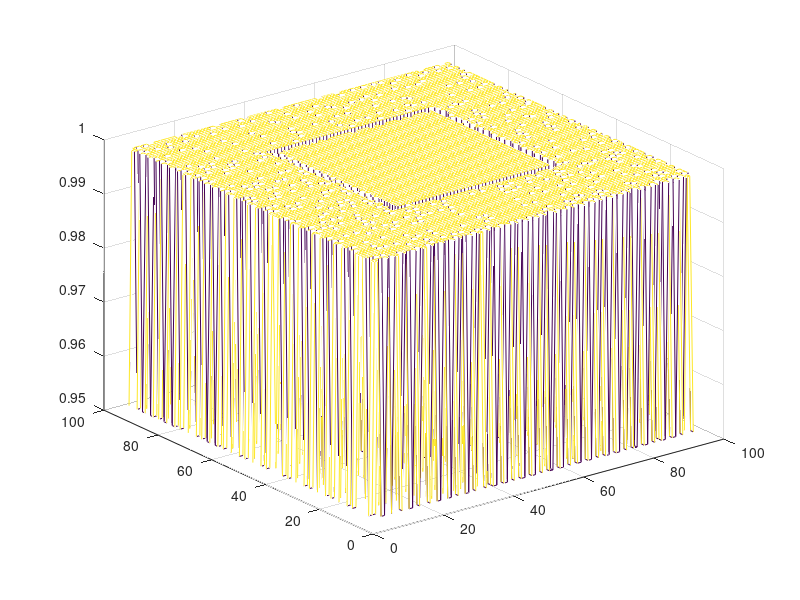

Source code (MATLAB):
gaborResponse=[
1 1 0.9525 0.9525 1 0.9525 1 1 0.9525 1 0.9525 0.9525 1 0.9525 1 1 0.9525 1 0.9525 0.9525 1 0.9525 0.9525 1 0.9525 1 0.9525 0.9525 1 0.9525 1 1 0.9525 1 0.9525 0.9525 1 0.9525 0.9525 1 0.9525 1 0.9525 0.9525 1 0.9525 0.9525 1 0.9525 1 0.9525 0.9525 1 0.9525 0.9525 1 0.9525 1 0.9525 0.9525 1 0.9525 0.9525 1 0.9525 1 0.9525 0.9525 1 0.9525 0.9525 1 0.9525 1 0.9525 0.9525 1 0.9525 0.9525 1 0.9525 1 0.9525 0.9525 1 0.9525 0.9525 1 0.9525 1 1 0.9525 ;
1 1 1 1 1 1 1 1 0.9525 1 1 1 1 0.9525 1 1 0.9525 1 1 1 1 1 1 1 0.9525 1 1 1 1 0.9525 1 1 0.9525 1 0.9525 1 1 0.9525 1 1 0.9525 1 0.9525 1 1 0.9525 1 1 0.9525 1 0.9525 0.9525 1 0.9525 1 1 0.9525 1 0.9525 1 1 0.9525 1 1 0.9525 1 0.9525 1 1 0.9525 1 1 0.9525 1 0.9525 0.9525 1 0.9525 1 1 0.9525 1 0.9525 1 1 0.9525 1 1 0.9525 1 1 0.9525 ;
0.9525 0.9525 0.9525 1 0.9525 1 1 1 1 1 1 1 1 1 1 1 1 1 0.9525 1 1 1 1 1 1 1 1 1 1 1 1 0.9525 1 1 0.9525 1 1 1 1 1 1 1 1 1 1 1 1 1 1 1 1 1 1 1 1 1 1 1 1 1 1 1 1 0.9525 1 1 1 1 1 1 1 1 1 1 1 1 1 1 1 1 1 1 0.9525 1 1 1 1 0.9525 1 1 0.9525 1 ;
1 1 1 1 1 1 1 1 1 1 1 1 1 1 1 1 1 1 1 1 1 1 0.9525 1 1 0.9525 1 0.9525 1 1 1 1 1 1 1 1 1 1 1 1 1 1 1 1 1 1 1 1 1 1 1 0.9525 1 1 1 1 1 1 1 0.9525 1 1 1 1 1 1 1 0.9525 1 1 1 1 1 1 1 1 1 1 1 1 1 1 1 1 1 1 1 1 1 1 1 1 ;
1 1 1 1 1 1 1 1 1 1 1 1 1 0.9525 1 1 1 1 0.9525 1 1 1 1 1 1 1 1 1 1 1 1 1 1 1 1 1 1 1 1 1 1 1 1 1 1 1 1 1 1 1 1 1 1 0.9525 1 1 1 1 0.9525 1 1 0.9525 1 1 1 1 0.9525 1 1 0.9525 1 1 1 1 1 1 1 0.9525 1 1 1 1 1 1 1 0.9525 1 1 1 1 0.9525 1 ;
1 1 1 1 1 1 1 1 1 1 1 1 1 1 1 1 1 1 1 1 1 1 1 1 1 1 1 1 1 1 1 1 1 1 1 1 0.9525 1 1 1 1 1 1 1 1 1 1 1 1 1 1 1 1 1 1 1 1 1 1 1 1 1 1 0.9525 1 1 1 1 0.9525 1 1 1 1 1 1 1 0.9525 1 1 1 1 1 1 1 0.9525 1 1 0.9525 1 1 1 1 ;
1 1 1 1 1 1 0.9525 1 0.9525 1 1 0.9525 1 1 1 1 0.9525 1 1 1 1 1 0.9525 1 1 1 1 1 1 1 0.9525 1 1 1 1 1 1 1 0.9525 1 1 1 1 1 1 1 1 1 1 1 1 1 1 1 1 1 1 1 1 1 1 1 0.9525 1 1 1 1 1 1 1 1 1 1 1 1 1 1 1 1 1 1 1 1 1 1 1 0.9525 1 1 1 1 0.9525 ;
1 1 1 1 1 1 1 1 1 1 1 1 1 1 1 1 1 1 0.9525 1 1 1 1 1 1 1 1 1 1 1 1 1 1 1 1 1 1 1 1 1 1 1 1 1 1 1 1 1 1 1 1 1 1 1 1 1 1 1 1 1 1 1 1 1 1 1 1 1 1 1 1 1 1 1 1 1 1 1 1 1 1 1 1 1 1 1 1 1 1 1 1 1 ;
0.9525 0.9525 1 1 1 1 0.9525 1 1 1 1 1 1 1 1 1 1 1 1 1 1 1 0.9525 1 1 1 1 1 1 1 1 1 1 1 1 1 0.9525 1 0.9525 1 1 1 1 1 1 1 1 1 1 0.9525 1 1 0.9525 1 1 1 1 1 1 1 0.9525 1 1 1 1 1 1 1 0.9525 1 1 1 1 1 1 1 1 1 1 1 1 0.9525 1 1 0.9525 1 0.9525 1 1 1 1 1 ;
1 1 1 1 1 1 1 1 1 1 1 1 1 1 1 1 0.9525 1 1 1 1 1 1 1 1 1 1 1 1 1 1 1 1 1 1 1 1 1 1 1 1 1 1 1 1 1 1 1 1 1 1 1 1 1 1 1 1 1 1 1 1 1 1 1 1 1 1 1 1 1 1 1 1 1 1 1 1 1 1 1 1 1 1 1 1 1 1 1 1 1 1 0.9525 ;
0.9525 0.9525 0.9525 1 1 1 1 1 1 1 1 1 1 1 1 1 1 1 1 1 1 1 1 1 1 1 1 1 1 1 1 1 1 1 1 1 1 1 1 1 1 1 1 1 1 1 1 1 1 1 1 1 1 1 1 1 1 1 1 1 1 1 1 0.9525 1 1 1 1 1 1 1 0.9525 1 1 1 1 1 1 1 0.9525 1 1 1 1 1 1 1 1 1 1 1 1 ;
1 1 1 1 1 1 0.9525 1 1 1 1 0.9525 1 1 1 1 1 1 1 1 1 1 1 1 1 1 1 1 1 1 1 1 1 1 1 1 1 1 1 1 1 1 1 1 1 1 1 1 1 1 1 1 1 1 1 1 1 1 1 1 1 1 1 1 1 1 1 1 1 1 1 1 1 1 1 1 1 1 1 1 1 1 1 1 1 1 1 1 1 1 1 1 ;
1 1 1 1 1 1 1 1 1 1 1 1 1 1 1 1 1 1 1 1 1 1 1 1 1 1 1 1 1 1 1 1 1 1 0.9525 1 1 1 1 1 1 1 1 1 1 1 1 1 1 1 0.9525 1 1 1 1 1 1 1 0.9525 1 1 1 1 1 1 1 0.9525 1 1 1 1 1 1 1 0.9525 1 1 1 1 1 1 1 1 1 1 0.9525 1 1 1 1 0.9525 1 ;
0.9525 1 1 1 1 1 1 1 1 1 1 1 1 1 1 1 1 1 1 1 1 1 1 1 1 1 1 1 1 1 1 1 1 1 1 1 1 1 1 1 1 1 1 1 1 1 1 1 1 1 1 1 1 1 1 0.9525 1 1 1 1 1 1 1 0.9525 1 1 1 1 1 1 1 0.9525 1 1 1 1 1 1 1 0.9525 1 1 1 1 0.9525 1 1 1 1 1 1 1 ;
1 1 1 1 1 1 1 1 1 1 1 1 1 1 1 1 0.9525 1 1 1 1 1 0.9525 1 0.9525 1 1 1 1 1 1 1 1 1 1 1 1 1 1 1 1 1 1 1 1 1 1 1 1 1 1 1 1 1 1 1 1 1 1 1 1 1 1 1 1 1 1 1 1 1 1 1 1 1 1 1 1 1 1 1 1 1 1 1 1 1 1 1 1 1 1 0.9525 ;
1 1 0.9525 1 1 1 1 1 1 1 0.9525 1 1 1 1 1 1 1 0.9525 1 1 1 1 1 1 1 1 1 1 1 1 1 1 1 0.9525 1 1 1 1 1 1 1 1 1 1 1 1 1 1 1 1 1 1 1 1 1 1 1 0.9525 1 1 1 1 1 1 1 0.9525 1 1 1 1 1 1 1 0.9525 1 1 1 1 1 1 1 1 1 1 1 1 1 1 1 0.9525 1 ;
0.9525 0.9525 1 1 1 1 1 1 1 1 1 1 1 1 1 1 1 1 1 1 1 1 1 1 1 0.9525 1 1 1 1 1 1 1 1 1 1 1 1 1 1 1 1 1 1 1 1 1 1 1 1 1 1 1 1 1 1 1 1 1 1 1 1 1 1 1 1 1 1 1 1 1 1 1 1 1 1 1 1 1 1 1 1 1 1 1 1 1 1 1 1 1 1 ;
1 1 1 1 1 0.9525 1 1 0.9525 1 1 1 1 0.9525 1 1 0.9525 1 1 0.9525 1 1 1 1 1 1 1 0.9525 1 0.9525 1 1 0.9525 1 1 0.9525 1 1 1 1 1 1 1 1 1 1 1 1 1 1 1 0.9525 1 0.9525 1 1 1 1 1 1 1 1 1 1 1 1 1 0.9525 1 0.9525 1 1 0.9525 1 1 1 1 1 1 1 1 1 1 0.9525 1 1 1 1 0.9525 1 1 0.9525 ;
0.9525 0.9525 1 1 1 1 1 1 1 1 1 1 1 1 1 1 1 1 1 1 1 1 1 0.9525 1 1 1 1 1 1 1 1 1 1 1 1 1 1 1 1 1 1 1 1 1 1 1 1 1 1 1 1 1 1 1 0.9525 1 1 1 1 1 1 1 0.9525 1 1 1 1 1 1 1 1 1 1 1 1 1 1 1 1 1 1 1 1 1 1 1 1 1 1 1 1 ;
1 1 1 1 1 1 1 1 1 1 1 1 1 1 1 1 1 1 1 1 1 1 1 1 1 1 1 0.9525 1 1 1 1 1 1 1 0.9525 1 1 1 1 1 1 1 1 1 1 1 1 1 1 1 0.9525 1 1 1 1 1 1 1 0.9525 1 1 1 1 1 1 1 0.9525 1 1 1 1 1 1 1 1 1 1 1 1 1 1 1 0.9525 1 1 1 1 1 1 1 1 ;
1 1 1 1 1 1 1 1 1 1 1 1 1 0.9525 1 0.9525 1 1 1 1 1 1 1 1 1 1 1 1 1 1 1 1 1 1 1 1 1 1 1 1 1 1 1 1 1 1 1 1 1 1 1 1 1 0.9525 1 1 1 1 1 1 1 1 1 1 1 1 1 1 1 0.9525 1 1 1 1 0.9525 1 1 0.9525 1 1 1 1 0.9525 1 1 0.9525 1 1 1 1 0.9525 1 ;
0.9525 1 1 1 1 1 1 1 1 1 1 1 1 1 1 1 1 1 1 1 1 1 1 1 1 1 0.9525 1 0.9525 1 1 1 1 0.9525 1 1 0.9525 1 1 1 1 1 1 1 0.9525 1 1 0.9525 1 1 1 1 0.9525 1 1 0.9525 1 1 1 1 0.9525 1 1 0.9525 1 1 1 1 0.9525 1 1 1 1 1 1 1 0.9525 1 1 0.9525 1 1 1 1 0.9525 1 1 0.9525 1 1 1 1 ;
1 1 1 1 1 1 0.9525 1 1 1 1 1 1 1 0.9525 1 1 1 1 1 1 1 0.9525 1 1 1 1 1 1 1 1 1 1 1 1 1 1 1 1 1 1 1 1 1 1 1 1 1 1 1 1 1 1 1 1 1 1 1 1 1 1 1 1 1 1 1 1 1 1 1 1 1 1 1 1 1 1 1 1 1 1 1 1 1 1 1 0.9525 1 1 1 1 1 ;
1 1 0.9525 1 1 1 1 1 1 1 1 1 1 1 1 1 1 1 0.9525 1 1 1 1 1 1 1 1 1 1 1 1 1 1 1 1 1 0.9525 1 1 1 1 1 1 1 1 1 1 0.9525 1 1 1 1 1 1 1 1 1 1 1 1 1 1 1 0.9525 1 1 1 1 0.9525 1 1 1 1 1 1 1 1 1 1 1 1 1 1 1 1 1 1 1 1 1 0.9525 1 ;
0.9525 0.9525 1 1 0.9525 1 0.9525 1 1 0.9525 1 1 1 1 0.9525 1 1 1 1 1 1 1 0.9525 1 0.9525 0.9525 0.9525 0.9525 0.9525 1 0.9525 0.9525 0.9525 0.9525 0.9525 0.9525 0.9525 0.9525 0.9525 0.9525 0.9525 0.9525 0.9525 0.9525 0.9525 0.9525 0.9525 0.9525 0.9525 0.9525 0.9525 0.9525 0.9525 0.9525 0.9525 0.9525 0.9525 0.9525 0.9525 0.9525 0.9525 0.9525 0.9525 0.9525 0.9525 0.9525 0.9525 0.9525 0.9525 0.9525 0.9525 0.9525 1 0.9525 1 1 1 1 1 1 1 1 1 1 0.9525 1 0.9525 1 1 1 1 1 ;
1 1 1 1 1 1 1 1 1 1 1 1 1 1 1 1 1 1 1 1 1 1 1 1 0.9525 0.9525 1 1 1 1 1 1 1 1 1 1 1 1 1 1 1 1 1 1 1 1 1 1 1 1 1 1 1 1 1 1 1 1 1 1 1 1 1 1 1 1 1 1 1 1 0.9525 1 1 1 1 1 1 1 1 1 1 1 1 1 1 1 1 1 1 1 1 0.9525 ;
0.9525 0.9525 0.9525 1 1 1 1 1 1 1 1 1 1 1 1 0.9525 1 1 1 1 1 1 1 1 1 0.9525 1 1 1 1 1 1 1 1 1 1 1 1 1 1 1 1 1 1 1 1 1 1 1 1 1 1 1 1 1 1 1 1 1 1 1 1 1 1 1 1 1 1 1 1 0.9525 0.9525 1 1 1 1 1 1 1 1 1 1 1 1 1 1 1 1 1 1 1 1 ;
1 1 1 1 1 1 0.9525 1 1 0.9525 1 0.9525 1 1 1 1 1 1 1 1 1 1 0.9525 1 0.9525 0.9525 1 1 1 1 1 1 1 1 1 1 1 1 1 1 1 1 1 1 1 1 1 1 1 1 1 1 1 1 1 1 1 1 1 1 1 1 1 1 1 1 1 1 1 1 0.9525 0.9525 1 1 1 1 1 1 1 1 1 1 1 1 1 1 1 1 1 1 1 1 ;
1 1 1 1 1 1 1 1 1 1 1 1 1 1 1 1 1 1 1 1 1 1 1 1 1 0.9525 1 1 1 1 1 1 1 1 1 1 1 1 1 1 1 1 1 1 1 1 1 1 1 1 1 1 1 1 1 1 1 1 1 1 1 1 1 1 1 1 1 1 1 1 0.9525 1 1 1 0.9525 1 1 1 1 1 1 1 0.9525 1 1 1 1 1 1 1 0.9525 1 ;
0.9525 1 1 1 1 1 1 1 1 1 1 1 1 1 1 1 1 1 1 1 1 1 1 1 1 0.9525 1 1 1 1 1 1 1 1 1 1 1 1 1 1 1 1 1 1 1 1 1 1 1 1 1 1 1 1 1 1 1 1 1 1 1 1 1 1 1 1 1 1 1 1 0.9525 0.9525 1 1 1 1 1 1 1 0.9525 1 1 1 1 1 1 1 0.9525 1 1 1 1 ;
1 1 1 1 1 1 1 1 0.9525 1 1 1 1 1 0.9525 1 1 1 1 1 1 1 0.9525 1 0.9525 0.9525 1 1 1 1 1 1 1 1 1 1 1 1 1 1 1 1 1 1 1 1 1 1 1 1 1 1 1 1 1 1 1 1 1 1 1 1 1 1 1 1 1 1 1 1 0.9525 1 1 1 1 1 1 1 1 1 1 1 1 1 1 1 1 1 1 1 1 0.9525 ;
1 1 0.9525 1 1 1 1 1 1 1 0.9525 1 1 1 1 1 1 1 0.9525 1 1 1 1 1 1 0.9525 1 1 1 1 1 1 1 1 1 1 1 1 1 1 1 1 1 1 1 1 1 1 1 1 1 1 1 1 1 1 1 1 1 1 1 1 1 1 1 1 1 1 1 1 0.9525 0.9525 1 1 1 1 1 1 1 1 1 1 1 1 1 1 1 1 1 1 1 1 ;
0.9525 0.9525 1 1 1 1 1 1 1 1 1 1 1 1 1 1 1 1 1 1 1 1 0.9525 1 0.9525 0.9525 1 1 1 1 1 1 1 1 1 1 1 1 1 1 1 1 1 1 1 1 1 1 1 1 1 1 1 1 1 1 1 1 1 1 1 1 1 1 1 1 1 1 1 1 0.9525 0.9525 1 0.9525 1 1 1 1 1 1 1 1 1 1 1 1 1 1 1 1 1 1 ;
1 1 1 1 1 1 1 1 1 1 1 1 1 0.9525 1 1 0.9525 1 1 0.9525 1 1 1 1 0.9525 1 1 1 1 1 1 1 1 1 1 1 1 1 1 1 1 1 1 1 1 1 1 1 1 1 1 1 1 1 1 1 1 1 1 1 1 1 1 1 1 1 1 1 1 1 0.9525 1 1 1 1 1 1 0.9525 1 1 1 1 1 1 1 0.9525 1 1 0.9525 1 1 0.9525 ;
0.9525 0.9525 1 1 1 1 1 1 1 1 1 1 1 1 1 1 1 1 1 1 1 1 1 1 1 0.9525 1 1 1 1 1 1 1 1 1 1 1 1 1 1 1 1 1 1 1 1 1 1 1 1 1 1 1 1 1 1 1 1 1 1 1 1 1 1 1 1 1 1 1 1 0.9525 0.9525 1 1 1 1 1 1 1 1 1 1 1 1 1 1 1 1 1 1 1 1 ;
1 1 1 1 1 1 1 1 1 1 1 0.9525 1 1 1 1 1 0.9525 1 0.9525 1 1 1 1 0.9525 0.9525 1 1 1 1 1 1 1 1 1 1 1 1 1 1 1 1 1 1 1 1 1 1 1 1 1 1 1 1 1 1 1 1 1 1 1 1 1 1 1 1 1 1 1 1 0.9525 0.9525 1 1 1 1 1 1 1 1 1 1 1 1 1 1 1 1 1 0.9525 1 0.9525 ;
1 1 1 1 1 1 1 1 1 1 1 1 1 1 1 1 1 1 1 1 1 1 1 1 0.9525 1 1 1 1 1 1 1 1 1 1 1 1 1 1 1 1 1 1 1 1 1 1 1 1 1 1 1 1 1 1 1 1 1 1 1 1 1 1 1 1 1 1 1 1 1 0.9525 1 1 1 0.9525 1 1 1 1 1 1 1 1 1 1 1 1 1 1 1 1 1 ;
1 1 1 1 1 1 1 1 1 1 1 1 1 1 1 1 1 1 1 1 1 1 1 1 1 0.9525 1 1 1 1 1 1 1 1 1 1 1 1 1 1 1 1 1 1 1 1 1 1 1 1 1 1 1 1 1 1 1 1 1 1 1 1 1 1 1 1 1 1 1 1 0.9525 0.9525 1 1 1 1 1 1 1 0.9525 1 1 1 1 1 1 1 1 1 1 1 1 ;
1 1 1 1 1 1 0.9525 1 0.9525 1 1 1 1 1 0.9525 1 1 1 1 1 1 1 0.9525 1 0.9525 1 1 1 1 1 1 1 1 1 1 1 1 1 1 1 1 1 1 1 1 1 1 1 1 1 1 1 1 1 1 1 1 1 1 1 1 1 1 1 1 1 1 1 1 1 0.9525 1 1 1 1 1 1 1 1 1 1 1 1 1 1 1 1 1 1 1 1 0.9525 ;
1 1 0.9525 1 1 1 1 1 1 1 1 1 1 1 1 1 1 1 1 1 1 1 1 1 1 0.9525 1 1 1 1 1 1 1 1 1 1 1 1 1 1 1 1 1 1 1 1 1 1 1 1 1 1 1 1 1 1 1 1 1 1 1 1 1 1 1 1 1 1 1 1 0.9525 0.9525 1 1 1 1 1 1 1 1 1 1 1 1 1 1 1 1 1 1 1 1 ;
0.9525 0.9525 1 1 1 1 0.9525 1 1 0.9525 1 1 1 1 1 1 1 0.9525 1 1 1 1 0.9525 1 0.9525 0.9525 1 1 1 1 1 1 1 1 1 1 1 1 1 1 1 1 1 1 1 1 1 1 1 1 1 1 1 1 1 1 1 1 1 1 1 1 1 1 1 1 1 1 1 1 0.9525 0.9525 1 0.9525 1 1 1 1 1 1 1 1 1 1 1 1 1 1 1 0.9525 1 1 ;
1 1 1 1 1 1 1 1 1 1 1 1 1 1 1 1 1 1 1 1 1 1 1 1 0.9525 1 1 1 1 1 1 1 1 1 1 1 1 1 1 1 1 1 1 1 1 1 1 1 1 1 1 1 1 1 1 1 1 1 1 1 1 1 1 1 1 1 1 1 1 1 0.9525 1 1 1 1 1 1 1 1 1 1 1 1 1 1 1 1 1 1 1 1 0.9525 ;
0.9525 0.9525 0.9525 1 0.9525 1 1 1 1 1 1 1 0.9525 1 1 1 1 1 0.9525 1 0.9525 1 1 1 1 0.9525 1 1 1 1 1 1 1 1 1 1 1 1 1 1 1 1 1 1 1 1 1 1 1 1 1 1 1 1 1 1 1 1 1 1 1 1 1 1 1 1 1 1 1 1 0.9525 0.9525 1 1 1 1 0.9525 1 1 1 1 1 1 1 0.9525 1 1 1 1 1 1 1 ;
1 1 1 1 1 1 1 1 1 1 1 1 1 1 1 1 1 1 1 1 1 1 1 1 0.9525 0.9525 1 1 1 1 1 1 1 1 1 1 1 1 1 1 1 1 1 1 1 1 1 1 1 1 1 1 1 1 1 1 1 1 1 1 1 1 1 1 1 1 1 1 1 1 0.9525 0.9525 1 1 1 1 1 1 1 1 1 1 1 1 1 1 1 1 1 1 1 0.9525 ;
1 1 1 1 1 1 1 1 1 1 1 1 1 1 1 1 1 1 1 1 1 1 1 1 1 1 1 1 1 1 1 1 1 1 1 1 1 1 1 1 1 1 1 1 1 1 1 1 1 1 1 1 1 1 1 1 1 1 1 1 1 1 1 1 1 1 1 1 1 1 0.9525 1 1 1 1 1 1 0.9525 1 1 1 1 1 1 1 0.9525 1 1 1 1 0.9525 1 ;
0.9525 1 1 1 1 1 1 1 1 1 1 1 1 1 1 1 1 1 1 1 1 1 1 1 1 0.9525 1 1 1 1 1 1 1 1 1 1 1 1 1 1 1 1 1 1 1 1 1 1 1 1 1 1 1 1 1 1 1 1 1 1 1 1 1 1 1 1 1 1 1 1 0.9525 0.9525 1 1 1 1 0.9525 1 1 1 1 1 1 1 0.9525 1 1 1 1 1 1 1 ;
1 1 1 1 1 1 0.9525 1 0.9525 1 1 1 1 1 1 1 1 1 1 1 1 1 0.9525 1 0.9525 0.9525 1 1 1 1 1 1 1 1 1 1 1 1 1 1 1 1 1 1 1 1 1 1 1 1 1 1 1 1 1 1 1 1 1 1 1 1 1 1 1 1 1 1 1 1 0.9525 1 1 1 1 1 1 1 1 1 1 1 1 1 1 1 1 1 1 1 1 0.9525 ;
1 1 0.9525 1 1 1 1 1 1 1 1 1 1 0.9525 1 1 1 1 0.9525 1 1 0.9525 1 1 1 1 1 1 1 1 1 1 1 1 1 1 1 1 1 1 1 1 1 1 1 1 1 1 1 1 1 1 1 1 1 1 1 1 1 1 1 1 1 1 1 1 1 1 1 1 0.9525 1 1 1 1 1 1 0.9525 1 1 1 1 1 1 1 0.9525 1 1 1 1 1 1 ;
0.9525 0.9525 1 1 1 1 1 1 1 0.9525 1 1 1 1 1 1 1 1 1 1 1 1 1 1 0.9525 0.9525 1 1 1 1 1 1 1 1 1 1 1 1 1 1 1 1 1 1 1 1 1 1 1 1 1 1 1 1 1 1 1 1 1 1 1 1 1 1 1 1 1 1 1 1 0.9525 0.9525 1 1 1 1 1 1 1 1 1 1 1 1 1 1 1 1 1 1 1 1 ;
1 1 1 0.9525 1 1 1 1 1 1 1 1 1 1 1 1 1 1 1 0.9525 1 1 1 1 0.9525 1 1 1 1 1 1 1 1 1 1 1 1 1 1 1 1 1 1 1 1 1 1 1 1 1 1 1 1 1 1 1 1 1 1 1 1 1 1 1 1 1 1 1 1 1 0.9525 1 1 1 1 1 1 1 1 1 0.9525 1 1 1 1 1 1 1 0.9525 1 1 0.9525 ;
0.9525 0.9525 0.9525 1 1 1 1 1 1 1 1 1 1 1 1 0.9525 1 1 1 1 1 1 1 1 1 0.9525 1 1 1 1 1 1 1 1 1 1 1 1 1 1 1 1 1 1 1 1 1 1 1 1 1 1 1 1 1 1 1 1 1 1 1 1 1 1 1 1 1 1 1 1 0.9525 0.9525 1 1 1 1 1 1 1 1 1 1 1 1 1 1 1 1 1 1 1 1 ;
1 1 1 1 1 1 1 1 1 0.9525 1 0.9525 1 1 1 1 1 1 1 0.9525 1 1 1 1 0.9525 0.9525 1 1 1 1 1 1 1 1 1 1 1 1 1 1 1 1 1 1 1 1 1 1 1 1 1 1 1 1 1 1 1 1 1 1 1 1 1 1 1 1 1 1 1 1 0.9525 0.9525 1 1 1 1 1 1 1 1 1 1 1 1 1 1 1 1 1 0.9525 1 0.9525 ;
1 1 1 1 1 1 1 1 1 1 1 1 1 1 1 1 1 1 1 1 1 1 1 1 0.9525 1 1 1 1 1 1 1 1 1 1 1 1 1 1 1 1 1 1 1 1 1 1 1 1 1 1 1 1 1 1 1 1 1 1 1 1 1 1 1 1 1 1 1 1 1 0.9525 1 1 1 0.9525 1 1 1 1 1 1 1 1 1 1 0.9525 1 1 1 1 1 1 ;
0.9525 1 1 1 1 1 1 1 1 1 1 1 1 1 1 1 1 1 1 1 1 1 1 1 1 0.9525 1 1 1 1 1 1 1 1 1 1 1 1 1 1 1 1 1 1 1 1 1 1 1 1 1 1 1 1 1 1 1 1 1 1 1 1 1 1 1 1 1 1 1 1 0.9525 0.9525 1 1 1 1 1 1 1 0.9525 1 1 1 1 0.9525 1 1 1 1 1 1 1 ;
1 1 1 1 1 1 0.9525 1 0.9525 1 1 1 1 1 0.9525 1 0.9525 1 1 1 1 1 0.9525 1 0.9525 0.9525 1 1 1 1 1 1 1 1 1 1 1 1 1 1 1 1 1 1 1 1 1 1 1 1 1 1 1 1 1 1 1 1 1 1 1 1 1 1 1 1 1 1 1 1 0.9525 1 1 1 1 1 1 1 1 1 1 1 1 1 1 1 1 1 1 1 1 0.9525 ;
1 1 0.9525 1 1 1 1 1 1 1 0.9525 1 1 1 1 1 1 1 1 1 1 1 1 1 0.9525 1 1 1 1 1 1 1 1 1 1 1 1 1 1 1 1 1 1 1 1 1 1 1 1 1 1 1 1 1 1 1 1 1 1 1 1 1 1 1 1 1 1 1 1 1 0.9525 1 1 1 1 1 1 1 1 1 1 1 1 1 1 1 1 1 1 1 1 1 ;
0.9525 0.9525 1 1 1 1 0.9525 1 1 0.9525 1 1 1 1 1 1 1 1 1 1 1 1 0.9525 1 0.9525 0.9525 1 1 1 1 1 1 1 1 1 1 1 1 1 1 1 1 1 1 1 1 1 1 1 1 1 1 1 1 1 1 1 1 1 1 1 1 1 1 1 1 1 1 1 1 0.9525 0.9525 1 0.9525 1 1 1 1 1 1 1 0.9525 1 1 1 1 1 1 1 1 1 1 ;
1 1 1 1 1 1 1 1 1 1 1 1 1 1 1 1 1 1 1 1 1 1 1 1 0.9525 1 1 1 1 1 1 1 1 1 1 1 1 1 1 1 1 1 1 1 1 1 1 1 1 1 1 1 1 1 1 1 1 1 1 1 1 1 1 1 1 1 1 1 1 1 0.9525 1 1 1 1 1 1 1 1 1 1 1 1 1 1 1 1 1 1 1 1 1 ;
0.9525 0.9525 1 1 0.9525 1 1 1 1 1 1 1 0.9525 1 1 1 1 1 0.9525 1 0.9525 1 1 1 1 0.9525 1 1 1 1 1 1 1 1 1 1 1 1 1 1 1 1 1 1 1 1 1 1 1 1 1 1 1 1 1 1 1 1 1 1 1 1 1 1 1 1 1 1 1 1 1 0.9525 1 1 1 1 0.9525 1 1 1 1 1 1 1 0.9525 1 1 0.9525 1 1 1 1 ;
0.9525 1 1 1 1 1 1 1 1 1 1 1 1 1 1 1 1 1 1 1 1 1 1 1 0.9525 0.9525 1 1 1 1 1 1 1 1 1 1 1 1 1 1 1 1 1 1 1 1 1 1 1 1 1 1 1 1 1 1 1 1 1 1 1 1 1 1 1 1 1 1 1 1 0.9525 0.9525 1 0.9525 1 1 1 1 1 1 1 1 1 1 1 1 1 1 1 0.9525 1 1 ;
1 1 1 1 1 1 1 1 1 1 1 1 1 1 1 1 1 1 1 1 1 1 1 1 0.9525 1 1 1 1 1 1 1 1 1 1 1 1 1 1 1 1 1 1 1 1 1 1 1 1 1 1 1 1 1 1 1 1 1 1 1 1 1 1 1 1 1 1 1 1 1 0.9525 1 1 1 1 1 1 0.9525 1 1 1 1 1 1 1 1 1 1 1 1 0.9525 1 ;
0.9525 1 1 1 1 1 1 1 1 1 1 1 1 1 1 1 1 1 1 1 1 1 1 1 1 0.9525 1 1 1 1 1 1 1 1 1 1 1 1 1 1 1 1 1 1 1 1 1 1 1 1 1 1 1 1 1 1 1 1 1 1 1 1 1 1 1 1 1 1 1 1 0.9525 0.9525 1 1 1 1 0.9525 1 1 1 1 1 1 1 1 1 1 1 1 1 1 1 ;
0.9525 1 1 1 1 1 1 1 1 1 1 1 1 1 1 1 1 1 1 1 1 1 1 1 0.9525 0.9525 1 1 1 1 1 1 1 1 1 1 1 1 1 1 1 1 1 1 1 1 1 1 1 1 1 1 1 1 1 1 1 1 1 1 1 1 1 1 1 1 1 1 1 1 0.9525 1 1 1 1 1 1 1 1 1 1 1 1 1 1 1 1 1 1 1 1 0.9525 ;
1 1 0.9525 1 1 1 1 1 1 1 1 1 1 0.9525 1 1 1 1 1 1 1 0.9525 1 1 1 1 1 1 1 1 1 1 1 1 1 1 1 1 1 1 1 1 1 1 1 1 1 1 1 1 1 1 1 1 1 1 1 1 1 1 1 1 1 1 1 1 1 1 1 1 1 1 1 1 1 1 1 0.9525 1 1 1 1 0.9525 1 1 0.9525 1 1 1 1 0.9525 1 ;
0.9525 0.9525 1 1 1 1 1 1 1 1 1 1 1 1 1 1 1 1 1 1 1 1 1 1 1 0.9525 1 1 1 1 1 1 1 1 1 1 1 1 1 1 1 1 1 1 1 1 1 1 1 1 1 1 1 1 1 1 1 1 1 1 1 1 1 1 1 1 1 1 1 1 0.9525 0.9525 1 1 1 1 1 1 1 1 1 1 1 1 1 1 1 1 1 1 1 1 ;
1 1 1 1 1 1 1 1 0.9525 1 1 1 1 1 1 1 1 1 1 1 1 1 1 1 0.9525 1 1 1 1 1 1 1 1 1 1 1 1 1 1 1 1 1 1 1 1 1 1 1 1 1 1 1 1 1 1 1 1 1 1 1 1 1 1 1 1 1 1 1 1 1 0.9525 1 1 1 1 1 1 1 1 1 1 1 1 1 1 1 1 1 0.9525 1 1 0.9525 ;
0.9525 0.9525 0.9525 1 1 1 1 1 1 1 1 1 1 1 1 1 1 1 1 1 1 1 1 1 1 0.9525 1 1 1 1 1 1 1 1 1 1 1 1 1 1 1 1 1 1 1 1 1 1 1 1 1 1 1 1 1 1 1 1 1 1 1 1 1 1 1 1 1 1 1 1 0.9525 0.9525 1 1 1 1 1 1 1 1 1 1 1 1 1 1 1 1 1 1 1 1 ;
1 1 1 1 1 1 1 1 1 0.9525 1 0.9525 1 1 1 1 1 1 1 0.9525 1 1 1 1 0.9525 0.9525 1 1 1 1 1 1 1 1 1 1 1 1 1 1 1 1 1 1 1 1 1 1 1 1 1 1 1 1 1 1 1 1 1 1 1 1 1 1 1 1 1 1 1 1 0.9525 0.9525 1 1 1 1 1 1 1 1 1 1 1 1 1 1 1 1 1 0.9525 1 0.9525 ;
1 1 0.9525 1 1 0.9525 1 1 1 1 1 1 1 0.9525 1 1 1 1 1 1 1 0.9525 1 1 0.9525 1 1 1 1 1 1 1 1 1 1 1 1 1 1 1 1 1 1 1 1 1 1 1 1 1 1 1 1 1 1 1 1 1 1 1 1 1 1 1 1 1 1 1 1 1 0.9525 1 1 1 0.9525 1 1 0.9525 1 1 1 1 1 1 1 1 1 1 1 1 1 0.9525 ;
0.9525 1 1 1 1 1 1 1 1 1 1 1 0.9525 1 1 1 1 1 1 1 1 1 1 1 1 0.9525 0.9525 1 0.9525 1 1 1 1 1 0.9525 1 0.9525 1 1 0.9525 1 1 1 1 1 1 1 0.9525 1 1 1 1 0.9525 1 1 0.9525 1 1 1 1 0.9525 1 1 0.9525 1 1 1 1 0.9525 1 0.9525 0.9525 1 1 1 1 0.9525 1 1 0.9525 1 1 1 1 1 1 1 1 1 1 1 1 ;
1 1 1 1 1 1 0.9525 1 0.9525 1 1 1 1 1 0.9525 1 1 1 1 1 1 1 0.9525 1 0.9525 0.9525 0.9525 0.9525 0.9525 0.9525 0.9525 0.9525 0.9525 0.9525 0.9525 0.9525 0.9525 0.9525 0.9525 0.9525 0.9525 0.9525 0.9525 0.9525 0.9525 0.9525 0.9525 0.9525 0.9525 0.9525 0.9525 0.9525 0.9525 0.9525 0.9525 0.9525 0.9525 0.9525 0.9525 0.9525 0.9525 0.9525 0.9525 0.9525 0.9525 0.9525 0.9525 0.9525 0.9525 0.9525 0.9525 1 1 1 1 1 1 1 1 1 1 1 1 1 1 1 1 1 1 1 1 0.9525 ;
1 1 0.9525 1 1 1 1 1 1 1 1 1 1 1 1 1 1 1 1 1 1 0.9525 1 1 1 1 1 1 1 1 1 1 1 1 1 1 1 1 1 1 1 1 1 1 1 1 1 1 1 1 1 1 1 1 1 1 1 1 1 1 1 1 1 1 1 1 1 1 1 1 1 1 1 1 1 1 1 1 1 1 1 1 1 1 1 1 1 1 1 1 1 1 ;
0.9525 0.9525 1 1 1 1 0.9525 1 1 0.9525 1 1 1 1 1 1 1 1 1 1 1 1 1 1 1 1 1 1 1 1 1 1 1 0.9525 1 1 1 1 1 1 1 1 1 1 1 1 1 1 1 0.9525 1 1 1 1 1 1 1 0.9525 1 1 1 1 1 1 1 0.9525 1 1 1 1 1 1 1 1 1 1 1 1 1 1 1 1 1 1 1 1 1 1 1 1 1 1 ;
1 1 1 1 1 1 1 1 1 1 1 1 1 1 1 1 1 1 1 1 1 1 1 1 1 1 1 1 1 1 1 1 1 1 1 1 1 1 1 1 1 1 1 1 1 1 1 1 1 1 1 1 1 1 1 1 1 1 1 1 1 1 1 1 1 1 1 1 1 1 1 1 1 1 1 1 1 1 1 1 1 1 1 1 1 1 1 1 1 1 1 0.9525 ;
0.9525 0.9525 1 1 0.9525 1 1 1 1 1 1 1 0.9525 1 1 1 1 1 1 1 0.9525 1 1 1 1 1 1 1 0.9525 1 1 1 1 1 1 1 0.9525 1 1 1 1 1 1 1 1 1 1 0.9525 1 1 1 1 0.9525 1 1 0.9525 1 1 1 1 1 1 1 0.9525 1 1 1 1 0.9525 1 1 0.9525 1 1 1 1 1 1 1 0.9525 1 1 1 1 0.9525 1 1 0.9525 1 1 1 1 ;
0.9525 1 1 1 1 1 1 1 1 1 1 1 1 1 1 1 1 1 1 1 1 1 1 1 1 1 1 1 1 1 1 1 1 1 1 1 1 1 1 1 1 1 1 1 1 1 1 1 1 1 1 1 1 1 1 1 1 1 1 0.9525 1 1 1 1 1 1 1 0.9525 1 1 1 1 1 1 1 1 1 1 1 1 1 1 1 1 1 1 1 1 1 0.9525 1 1 ;
1 1 1 1 1 1 1 1 1 1 1 1 1 1 1 1 1 1 1 1 1 1 1 1 1 1 1 1 1 1 1 1 1 1 1 1 1 0.9525 1 1 1 1 1 1 1 1 1 1 1 1 1 1 1 1 1 1 1 1 1 1 1 1 1 1 1 1 1 1 1 1 1 1 1 1 1 1 1 1 1 1 1 1 1 1 1 1 1 1 1 1 1 1 ;
0.9525 1 1 1 1 1 1 1 1 1 1 1 1 1 1 1 1 1 1 1 1 1 1 1 1 1 1 1 1 1 1 1 1 1 1 1 0.9525 1 1 1 1 1 1 1 1 1 1 0.9525 1 1 1 1 1 1 1 1 1 1 1 1 1 1 1 1 1 1 1 1 1 1 1 1 1 1 1 1 1 1 1 1 1 1 1 1 1 1 1 1 1 1 1 1 ;
0.9525 1 1 1 1 1 1 1 1 1 1 1 1 1 1 1 1 1 1 1 1 1 1 1 1 1 1 1 1 1 1 1 1 1 1 1 1 1 1 1 1 1 1 0.9525 1 1 1 1 1 1 1 1 1 1 1 1 1 1 1 1 1 1 1 1 1 1 1 1 1 1 0.9525 1 1 1 1 1 1 1 1 1 1 1 1 1 1 1 1 1 0.9525 1 1 1 ;
1 1 0.9525 1 1 1 1 1 1 1 1 1 1 0.9525 1 1 1 1 1 1 1 0.9525 1 1 1 1 1 1 1 0.9525 1 1 1 1 1 1 1 0.9525 1 1 1 1 1 1 1 1 1 1 1 1 0.9525 1 1 0.9525 1 1 1 1 1 1 1 0.9525 1 1 1 1 0.9525 1 1 0.9525 1 1 1 1 1 1 1 1 1 1 1 1 0.9525 1 1 0.9525 1 1 1 1 1 1 ;
0.9525 0.9525 1 1 1 1 1 1 1 1 1 1 1 1 1 1 1 1 1 1 1 1 1 1 1 1 1 1 1 1 1 1 1 1 1 1 1 1 1 1 1 1 1 1 1 1 1 1 1 1 1 1 1 1 1 1 1 1 1 1 1 1 1 1 1 1 1 1 1 1 1 1 1 1 1 1 1 1 1 1 1 1 1 1 1 1 1 1 1 1 1 1 ;
1 1 1 1 1 1 1 1 1 1 1 1 1 1 1 1 1 1 1 1 1 1 1 1 1 1 1 1 1 1 1 1 1 1 1 1 1 1 1 1 1 1 1 1 1 1 1 1 1 1 1 1 1 1 1 1 1 1 1 1 1 1 1 1 1 1 1 1 1 1 1 1 1 1 1 1 1 1 1 1 1 1 1 1 1 1 1 1 0.9525 1 1 1 ;
0.9525 0.9525 1 1 0.9525 1 1 1 1 1 1 1 0.9525 1 1 1 1 1 1 1 0.9525 1 1 1 1 1 1 1 0.9525 1 1 1 1 1 1 1 1 1 1 1 1 1 1 1 1 1 1 0.9525 1 1 1 1 1 1 1 0.9525 1 1 1 1 1 1 1 0.9525 1 1 1 1 1 1 1 1 1 1 1 1 1 1 1 1 1 1 1 1 1 1 1 1 1 1 0.9525 1 ;
0.9525 1 1 1 1 1 1 1 1 0.9525 1 1 1 1 1 1 1 1 1 1 1 1 1 1 1 1 1 1 1 1 1 1 1 1 1 1 1 1 1 1 1 1 1 1 1 1 1 1 1 1 1 1 1 1 1 1 1 1 1 1 1 1 1 1 1 1 1 1 1 1 1 1 1 1 1 1 1 1 1 1 1 1 1 1 1 1 1 1 1 0.9525 1 1 ;
1 1 1 1 1 1 1 1 1 1 1 1 1 1 1 1 1 1 1 1 1 1 1 1 1 1 1 1 1 1 1 1 1 1 1 1 1 0.9525 1 1 1 1 0.9525 1 1 1 1 1 1 1 1 1 1 0.9525 1 1 1 1 0.9525 1 1 0.9525 1 1 1 1 0.9525 1 1 1 1 1 1 1 0.9525 1 1 0.9525 1 1 1 1 1 1 1 1 1 1 1 1 1 0.9525 ;
0.9525 1 1 1 1 1 1 1 1 1 1 1 1 1 1 1 1 1 1 1 1 1 1 1 1 1 1 1 1 1 1 1 1 1 1 1 0.9525 1 1 1 1 1 1 1 1 1 1 0.9525 1 1 1 1 0.9525 1 1 1 1 1 1 1 1 1 1 0.9525 1 1 1 1 1 1 1 0.9525 1 1 1 1 1 1 1 0.9525 1 1 1 1 1 1 1 1 1 1 1 1 ;
0.9525 1 1 1 1 1 1 1 0.9525 1 1 1 1 1 1 1 1 1 1 1 1 1 1 1 1 1 1 1 1 1 1 1 1 1 1 1 1 1 1 1 1 1 1 1 1 1 1 1 1 1 1 1 1 1 1 1 1 1 1 1 1 1 1 1 1 1 1 1 1 1 1 1 1 1 1 1 1 1 1 1 1 1 1 1 1 1 1 1 1 1 1 0.9525 ;
1 1 0.9525 1 1 0.9525 1 1 1 1 1 1 1 0.9525 1 1 1 1 1 1 1 0.9525 1 1 1 1 1 1 1 0.9525 1 1 1 1 1 1 1 1 1 1 1 1 0.9525 1 1 1 1 1 1 1 0.9525 1 1 1 1 1 1 1 1 1 1 1 1 1 1 1 1 1 1 1 1 1 1 1 1 1 1 1 1 1 1 1 1 1 1 1 1 1 1 1 1 1 ;
0.9525 0.9525 1 1 1 1 1 1 1 0.9525 1 1 1 1 1 1 1 0.9525 1 1 1 1 1 1 1 0.9525 1 1 1 1 1 1 1 0.9525 1 1 1 1 1 1 1 1 1 1 1 1 1 1 1 1 1 1 1 1 1 1 1 1 1 1 1 1 1 1 1 1 1 1 1 1 1 1 1 0.9525 1 1 1 1 1 1 1 0.9525 1 1 1 1 0.9525 1 1 0.9525 1 1 ;
1 1 1 1 1 1 1 1 1 1 1 1 1 1 1 1 1 1 1 1 1 1 1 1 1 1 1 1 1 1 1 1 1 1 1 1 1 1 1 1 1 1 1 1 1 1 1 1 1 1 1 1 1 1 1 1 1 1 1 0.9525 1 1 1 1 1 1 1 1 1 1 1 1 1 1 1 0.9525 1 1 1 1 1 1 1 0.9525 1 1 1 1 1 1 1 0.9525 ;
1 1 0.9525 1 0.9525 1 1 1 1 1 1 1 1 1 1 0.9525 1 1 1 1 1 1 1 0.9525 1 1 1 1 1 1 1 0.9525 1 1 1 1 1 1 1 0.9525 1 1 1 1 1 1 1 0.9525 1 1 1 1 1 1 1 1 1 1 1 1 1 1 1 0.9525 1 1 0.9525 1 1 0.9525 1 0.9525 1 1 1 1 1 1 1 0.9525 1 1 1 1 1 1 1 0.9525 1 1 1 1 ;
0.9525 1 1 1 1 1 0.9525 1 1 1 1 1 1 1 0.9525 1 1 1 1 1 1 1 1 1 1 0.9525 1 1 1 1 1 1 1 0.9525 1 1 1 1 1 1 1 1 1 0.9525 1 1 1 1 1 1 1 1 1 1 0.9525 1 1 1 1 0.9525 1 1 1 1 1 1 1 1 1 1 1 1 1 1 1 1 1 1 1 1 1 1 1 0.9525 1 1 1 1 1 0.9525 1 1 ;
];
mesh(gaborResponse);
